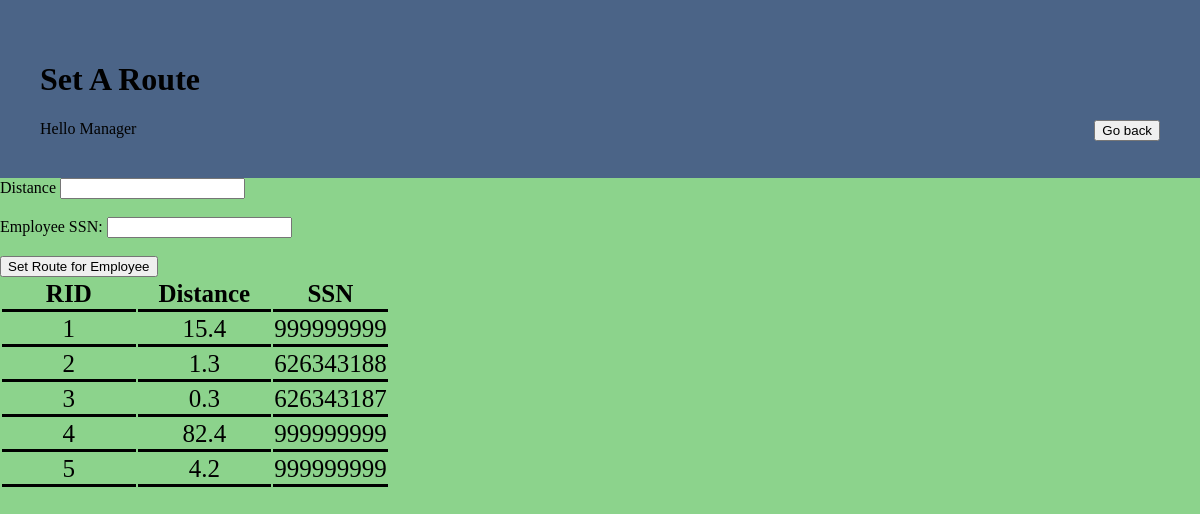
The app's page /setRoute.php with its own data.
### tables this page shows
CREATE TABLE AssignedRoute (
    RID			integer, 
    Distance 	real,
    SSN			integer,
    primary key (RID),
    FOREIGN KEY (SSN) REFERENCES Courier(SSN)
        ON UPDATE CASCADE
        ON DELETE SET NULL
);

### setRoute.php (the view, shortened to what this page needs)
<!DOCTYPE html>
<html>
<head>
    <link rel="stylesheet" href="styles.css">
</head>
<body>
    <div class="header">
        <h1>Set A Route</h1>
        <div class="account">
            <button onclick="window.location.href='<?php echo $_SESSION['returnpage']; ?>'" class="account-button">Go back</button>
        </div>
        <?php
        echo "Hello Manager ".$_SESSION['username'];
        ?>
    </div>
    <div class = "parcel-form">
            <form action = "addRoute.php" method = "post">
                <label for="Distance">Distance</label>
                <input type="text" name="Distance"><br><br>
                <label for="SSN">Employee SSN:</label>
                <input type="SSN" name="SSN"><br><br>
                <input name = "addParcel" type="submit" value="Set Route for Employee">
            </form>
    </div>
    <div class = "routes-table">
    <?php
        $conn = OpenCon();
        $sql = "SELECT RID, Distance, SSN  FROM AssignedRoute AR";
        $resultAR = $conn->query($sql);
        if ($resultAR->num_rows > 0) {
            echo "<table>
                <tr>
                    <th id='title' class='border-class'>RID</th>
					<th id='title' class='border-class'>Distance</th>
					<th id='title' class='border-class'>SSN</th>
                </tr>";
            while ($row = $resultAR->fetch_assoc()) {
                echo
                    "<tr>
                    <td class='border-class'>" . $row["RID"] . "</td>
					<td class='border-class'>" . $row["Distance"] . "</td>
					<td class='border-class'>" . $row["SSN"] . "</td>
                </tr>";
            }
            echo "</table>";
        } else {
            echo "0 results";
        }
        ?>
</body>
</html>

### styles.css (style rules this page uses)
body { background-color: #8cd38c; margin: 0px; padding: 0px; }
.header { background-color: rgb(75, 100, 135); padding: 40px 40px 40px 40px; margin: 0px; }
.account-button { float: right; margin-left: 15px; }
.border-class { width: 35%; font-size: 25px; border-bottom-style: solid; border-bottom-color: black; border-bottom-width: 3px; }

### setRoute.php (style rules this page uses)
.border-class { width: 35%; font-size: 25px; border-bottom-style: solid; border-bottom-color: black; border-bottom-width: 3px; }
.header { text-align: left; }
.routes-table { text-align: center; }

### records on screen
assignedroute: RID "1", Distance "15.4", SSN "999999999"
assignedroute: RID "2", Distance "1.3", SSN "626343188"
assignedroute: RID "3", Distance "0.3", SSN "626343187"
assignedroute: RID "4", Distance "82.4", SSN "999999999"
assignedroute: RID "5", Distance "4.2", SSN "999999999"
